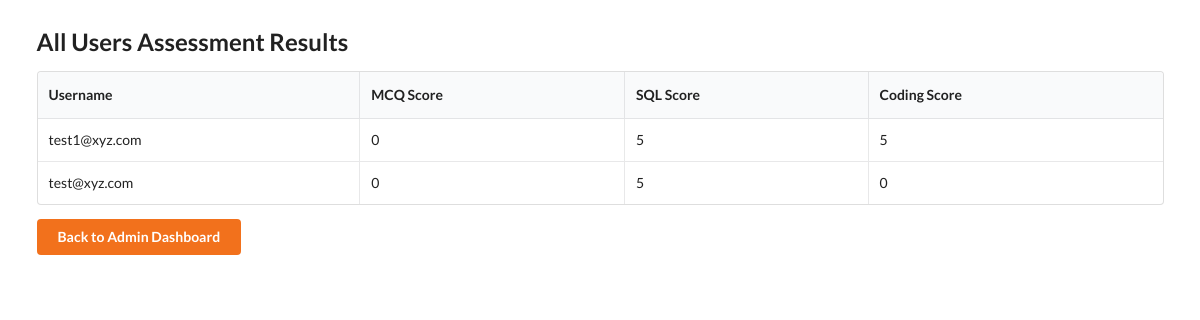
The app's page /admin_results (signed in) with its own data.
### tables this page shows
CREATE TABLE progress(
        id INTEGER PRIMARY KEY AUTOINCREMENT,
        user_id INTEGER,
        assessment_type TEXT,
        attempts INTEGER DEFAULT 0,
        completed INTEGER DEFAULT 0,
        score INTEGER DEFAULT 0,
        UNIQUE(user_id,assessment_type)
    );

CREATE TABLE users(
        id INTEGER PRIMARY KEY AUTOINCREMENT,
        username TEXT UNIQUE,
        password TEXT,
        role TEXT DEFAULT 'user'
    );

### app.py (the view)
@app.route('/admin_results')
def admin_results():
    if 'username' not in session or session.get('role') != 'admin':
        return redirect(url_for('login'))
    conn = get_db_connection()
    cur = conn.cursor()
    cur.execute("""
        SELECT u.username, p.assessment_type, p.score, p.attempts, p.completed
        FROM users u
        LEFT JOIN progress p ON u.id = p.user_id
        WHERE u.role='user'
        ORDER BY u.username
    """)
    rows = cur.fetchall()
    conn.close()
    results = {}
    for row in rows:
        username = row['username']
        if username not in results:
            results[username] = {}
        results[username][row['assessment_type']] = {
            "score": row['score'],
            "attempts": row['attempts'],
            "completed": row['completed']
        }
    return render_template('admin_results.html', results=results)

### app.py (called while the page is built)
def get_db_connection():
    conn = sqlite3.connect(DB_FILE)
    conn.row_factory = sqlite3.Row
    return conn

### templates/admin_results.html (shortened to what this page needs)
<!DOCTYPE html>
<html lang="en">
<head>
    <link rel="stylesheet" href="https://cdnjs.cloudflare.com/ajax/libs/semantic-ui/2.4.1/semantic.min.css">
</head>
<body>
<div class="ui container" style="margin-top:30px;">
    <h2 class="ui header">All Users Assessment Results</h2>
    <table class="ui celled table">
        <thead>
            <tr>
                <th>Username</th>
                <th>MCQ Score</th>
                <th>SQL Score</th>
                <th>Coding Score</th>
            </tr>
        </thead>
        <tbody>
            {% for username, data in results.items() %}
            <tr>
                <td>{{ username }}</td>
                <td>{{ data.get('mcq', {}).get('score', 0) }}</td>
                <td>{{ data.get('sql', {}).get('score', 0) }}</td>
                <td>{{ data.get('coding', {}).get('score', 0) }}</td>
            </tr>
            {% endfor %}
        </tbody>
    </table>
    <a class="ui button orange" href="{{ url_for('admin_dashboard') }}">Back to Admin Dashboard</a>
</div>
</body>
</html>

### records on screen
progress: username "test1@xyz.com", get "0", get "5"
progress: username "test@xyz.com", get "0", get "5"
